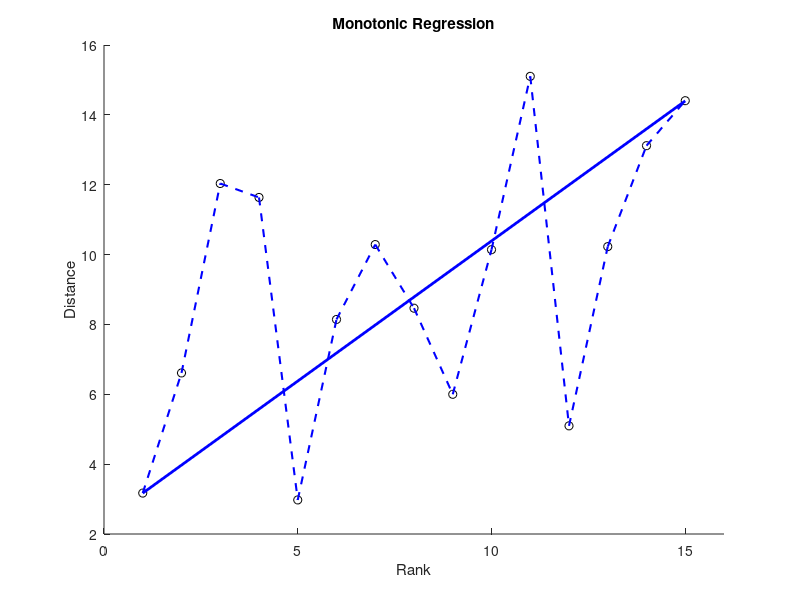

This figure's MATLAB source:
% ---------------------------------------------------------------------
% Book:         MVA
% ---------------------------------------------------------------------
% Quantlet:     MVAMDSnonmstart
% ---------------------------------------------------------------------
% Description:  MVAMDSnonmstart computes the monotonic regression.  
% ---------------------------------------------------------------------
% Usage:        MVAMDSnonmstart
% ---------------------------------------------------------------------
% Inputs:       none
% ---------------------------------------------------------------------
% Output:       Monotonic regression. 
% ---------------------------------------------------------------------
% Example:      
% ---------------------------------------------------------------------
% Author:       Wolfgang Haerdle, Vladimir Georgescu, Jorge Patron,
%               Song Song
% ---------------------------------------------------------------------

ber=[0  2  4  12 11 3 ];
dre=[2  0  6  10 7  5 ];
ham=[4  6  0  8  15 1 ];
kob=[12 10 8  0  9  13];
mue=[11 7  15 9  0  14];
ros=[3  5  1  13 14 0 ];

dist=[ber', dre', ham', kob', mue', ros'];

%aa,bb,hh,ii are matrices
aa=(dist.^2).*(-0.5);

a=[1 0 0 0 0 0];
b=[0 1 0 0 0 0];
c=[0 0 1 0 0 0];
d=[0 0 0 1 0 0];
e=[0 0 0 0 1 0];
f=[0 0 0 0 0 1];

ii=[a' b' c' d' e' f'];
u=[1 1 1 1 1 1];

hh=ii-(1/6*(u'*u));

bb=hh*aa*hh;

[v e]=eigs(bb);

g1(:,1)=v(:,1);
g1(:,2)=v(:,2);

g2(1,1)=e(1,1);
g2(2,2)=e(2,2);
g2(1,2)=0;
g2(2,1)=0;

x=g1*(g2.^0.5);

d12=((x(1,1)-x(2,1))^2+(x(1,2)-x(2,2))^2)^0.5;
d13=((x(1,1)-x(3,1))^2+(x(1,2)-x(3,2))^2)^0.5;
d14=((x(1,1)-x(4,1))^2+(x(1,2)-x(4,2))^2)^0.5;
d15=((x(1,1)-x(5,1))^2+(x(1,2)-x(5,2))^2)^0.5;
d16=((x(1,1)-x(6,1))^2+(x(1,2)-x(6,2))^2)^0.5;

d23=((x(2,1)-x(3,1))^2+(x(2,2)-x(3,2))^2)^0.5;
d24=((x(2,1)-x(4,1))^2+(x(2,2)-x(4,2))^2)^0.5;
d25=((x(2,1)-x(5,1))^2+(x(2,2)-x(5,2))^2)^0.5;
d26=((x(2,1)-x(6,1))^2+(x(2,2)-x(6,2))^2)^0.5;

d34=((x(3,1)-x(4,1))^2+(x(3,2)-x(4,2))^2)^0.5;
d35=((x(3,1)-x(5,1))^2+(x(3,2)-x(5,2))^2)^0.5;
d36=((x(3,1)-x(6,1))^2+(x(3,2)-x(6,2))^2)^0.5;

d45=((x(4,1)-x(5,1))^2+(x(4,2)-x(5,2))^2)^0.5;
d46=((x(4,1)-x(6,1))^2+(x(4,2)-x(6,2))^2)^0.5;

d56=((x(5,1)-x(6,1))^2+(x(5,2)-x(6,2))^2)^0.5;


dd=[[0 d12 d13 d14 d15 d16];[d12 0 d23 d24 d25 d26];[d13 d23 0 d34 d35 d36];[d14 d24 d34 0 d45 d46];[d15 d25 d35 d45 0 d56];[d16 d26 d36 d46 d56 0]];

ff=[[1:15]',[d12;d13;d14;d15;d16;d23;d24;d25;d26;d34;d35;d36;d45;d46;d56]];

ll=[[15;1],[14.4;3.17]];

scatter(ff(:,1),ff(:,2),'k')
title('Monotonic Regression')
xlabel('Rank')
ylabel('Distance')
xlim([0 16])

for i=1:14
    line([ff(i,1) ff(i+1,1)],[ff(i,2) ff(i+1,2)],'Color','b','LineWidth',1.5,'LineStyle','--')
end

line([ll(1,1) ll(2,1)],[ll(1,2) ll(2,2)],'Color','b','LineWidth',2)
